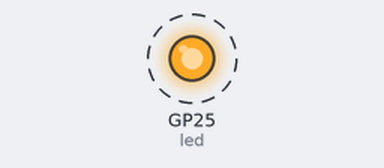
The program below on a simulated Raspberry Pi Pico running MicroPython. Parts: output pins drawn as LEDs (lit = HIGH). Dashed ring = blinking.

Above: at 0.5 s.
Timing chart, 0 to 4.6 s (numbered marks = the images above):
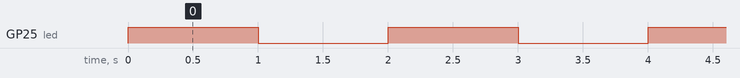

Measured:
- by itself, GP25 (led): alternates HIGH for 1.0 s and LOW for 1.0 s

The program:

main.py
```python
# document
# https://micropython-docs-ja.readthedocs.io/ja/latest/rp2/quickref.html

import machine
import utime
led = machine.Pin("LED", machine.Pin.OUT)
while True:
    led.on()
    utime.sleep(1)
    led.off()
    utime.sleep(1)
```
